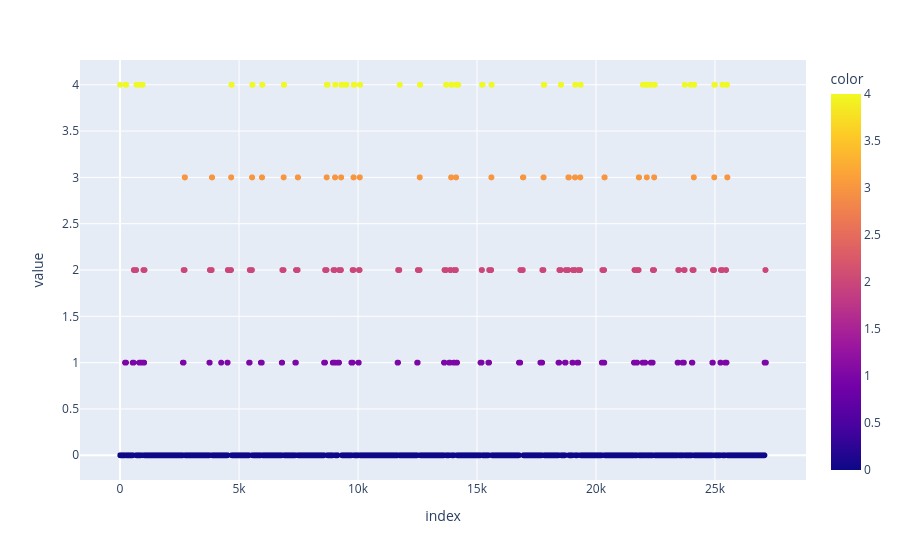

Source (notebook cell):
### Code cell
px.scatter(smoothed,color=smoothed)

### Figure 1 — Plotly figure (JSON) as saved in the notebook; plotly's stock layout.template omitted (floating-point values rounded to 4 significant figures; data arrays with more than 128 entries replaced by an {"elided": "..."} marker saying what was removed)
{"data": [{"hovertemplate": "index=%{x}<br>value=%{y}<br>color=%{marker.color}<extra></extra>", "legendgroup": "", "marker": {"color": {"elided": "27143 int values"}, "coloraxis": "coloraxis", "symbol": "circle"}, "mode": "markers", "name": "", "showlegend": false, "type": "scattergl", "x": {"elided": "27143 int values"}, "xaxis": "x", "y": {"elided": "27143 int values"}, "yaxis": "y"}], "layout": {"coloraxis": {"colorbar": {"title": {"text": "color"}}, "colorscale": [[0, "#0d0887"], [0.1111, "#46039f"], [0.2222, "#7201a8"], [0.3333, "#9c179e"], [0.4444, "#bd3786"], [0.5556, "#d8576b"], [0.6667, "#ed7953"], [0.7778, "#fb9f3a"], [0.8889, "#fdca26"], [1, "#f0f921"]]}, "legend": {"tracegroupgap": 0}, "margin": {"t": 60}, "xaxis": {"anchor": "y", "domain": [0, 1], "title": {"text": "index"}}, "yaxis": {"anchor": "x", "domain": [0, 1], "title": {"text": "value"}}}}
